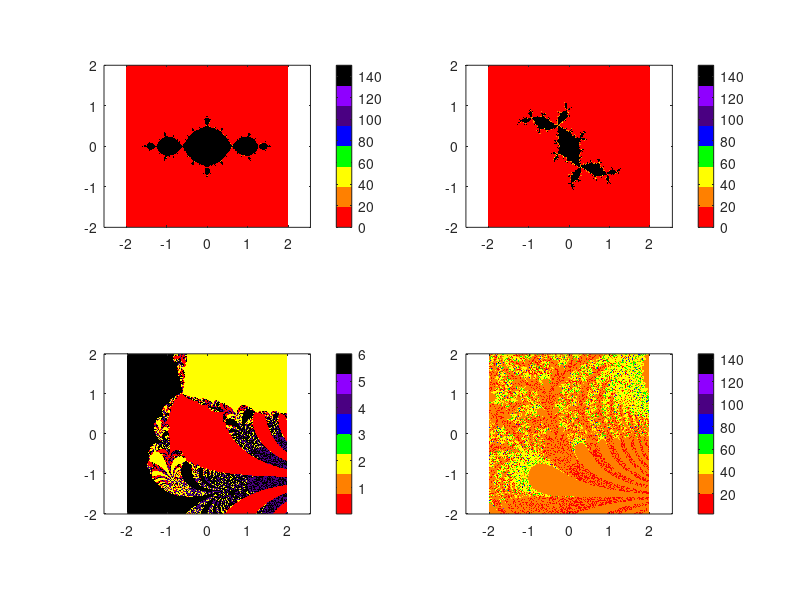

This chart was generated by the following MATLAB code:
%%
% Credits:
% 
% Written by 남웅식 
% as a HW in MAS365 Intro to Numerical Analysis (Spring 2016) in KAIST
% (Original comments in Korean are removed)

x=(-2:0.01:2);
y=(2:-0.01:-2);      
[X,Y]=meshgrid(x,y); 
Z1=X+1i*Y;           
Z2=Z1;               
Z3=Z1;               
Z4=Z1;

N=150; % # of iteration
r1=max(1,2); % Threshold radius 
r2=max(abs(-0.1+0.8*1i),2); 
count1=zeros(max(size(Z1)));  
count2=zeros(max(size(Z2)));  
count4=zeros(max(size(Z4)));

for k=1:N
    Z1=Z1.^2-1;                 
    count1=count1+(abs(Z1)<r1); 
    
    
    Z2=Z2.^2+(-0.1+0.8i);       
    count2=count2+(abs(Z2)<r2);
    
    Z3=(1+2*1i)*exp(Z3);        
    
    Z4=(2*pi*1i)*exp(Z4);
    count4=count4+(1-(isnan(Z4)));
    
end


map = [1 0 0 % red
    1 0.5 0  % orange
    1 1 0    % yellow
    0 1 0    % green
    0 0 1    % blue   
    0.29 0 0.51 % indigo
    0.56 0 1    % violet
    0 0 0];     % black
colormap(map) 


subplot(2,2,1)  
title('(a) : Q(z)=z^2-1')
imagesc([-2 2],[2 -2],count1) 
set(gca, 'YDir','normal')     
axis equal                    
colorbar

subplot(2,2,2)                
title('(b) : Q(z)=z^2-0.1+0.8i')
imagesc([-2 2],[2 -2],count2)
set(gca, 'YDir','normal')
axis equal;
colorbar

subplot(2,2,3)
title('(c) : Q(z)=(1+2i)e^z')  
abs_Z3=abs(Z3);              
abs_Z3(isnan(abs_Z3))=4;     
imagesc([-2 2],[2 -2],abs_Z3)                           
set(gca, 'YDir','normal')   
axis equal;
colorbar

subplot(2,2,4)
title('Q(z)=2pi*i*e^z')
imagesc([-2 2],[2 -2],count4)
set(gca, 'YDir','normal')
axis equal;
colorbar

